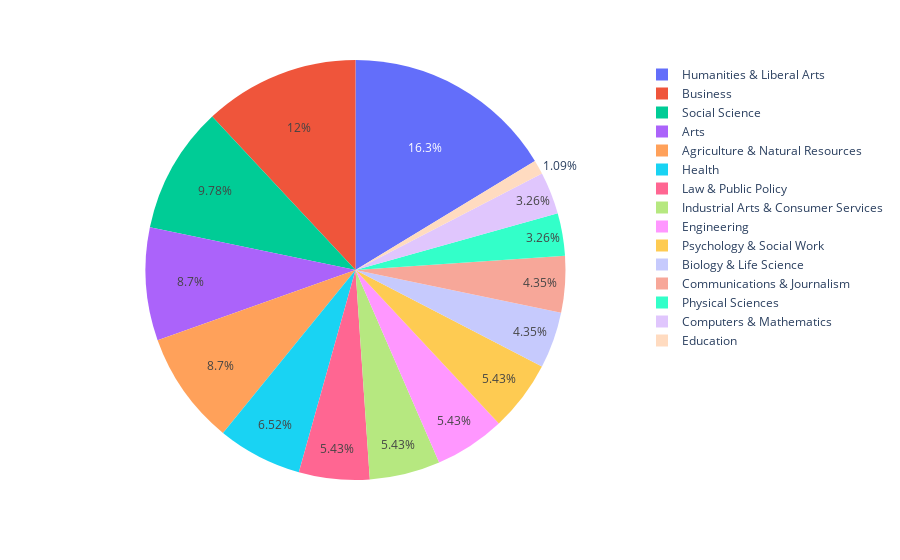

The notebook cell saved with this chart:
### Code cell
fig = px.pie(non_col_jobs, names='Major_category', title='')
fig.show()

### Figure 1 — Plotly figure (JSON) as saved in the notebook; plotly's stock layout.template omitted (floating-point values rounded to 4 significant figures)
{"data": [{"domain": {"x": [0, 1], "y": [0, 1]}, "hovertemplate": "Major_category=%{label}<extra></extra>", "labels": ["Law & Public Policy", "Industrial Arts & Consumer Services", "Business", "Law & Public Policy", "Engineering", "Arts", "Business", "Social Science", "Business", "Engineering", "Physical Sciences", "Business", "Health", "Physical Sciences", "Engineering", "Health", "Social Science", "Business", "Business", "Business", "Agriculture & Natural Resources", "Agriculture & Natural Resources", "Engineering", "Engineering", "Social Science", "Humanities & Liberal Arts", "Psychology & Social Work", "Agriculture & Natural Resources", "Industrial Arts & Consumer Services", "Business", "Business", "Social Science", "Social Science", "Computers & Mathematics", "Computers & Mathematics", "Business", "Law & Public Policy", "Law & Public Policy", "Psychology & Social Work", "Biology & Life Science", "Communications & Journalism", "Law & Public Policy", "Arts", "Communications & Journalism", "Physical Sciences", "Communications & Journalism", "Humanities & Liberal Arts", "Biology & Life Science", "Social Science", "Health", "Computers & Mathematics", "Industrial Arts & Consumer Services", "Agriculture & Natural Resources", "Agriculture & Natural Resources", "Humanities & Liberal Arts", "Humanities & Liberal Arts", "Humanities & Liberal Arts", "Health", "Health", "Social Science", "Communications & Journalism", "Business", "Humanities & Liberal Arts", "Social Science", "Biology & Life Science", "Health", "Humanities & Liberal Arts", "Humanities & Liberal Arts", "Industrial Arts & Consumer Services", "Humanities & Liberal Arts", "Arts", "Social Science", "Agriculture & Natural Resources", "Psychology & Social Work", "Arts", "Humanities & Liberal Arts", "Arts", "Agriculture & Natural Resources", "Arts", "Psychology & Social Work", "Psychology & Social Work", "Humanities & Liberal Arts", "Humanities & Liberal Arts", "Arts", "Industrial Arts & Consumer Services", "Agriculture & Natural Resources", "Humanities & Liberal Arts", "Humanities & Liberal Arts", "Arts", "Humanities & Liberal Arts", "Biology & Life Science", "Education"], "legendgroup": "", "name": "", "showlegend": true, "type": "pie"}], "layout": {"legend": {"tracegroupgap": 0}, "margin": {"t": 60}}}
